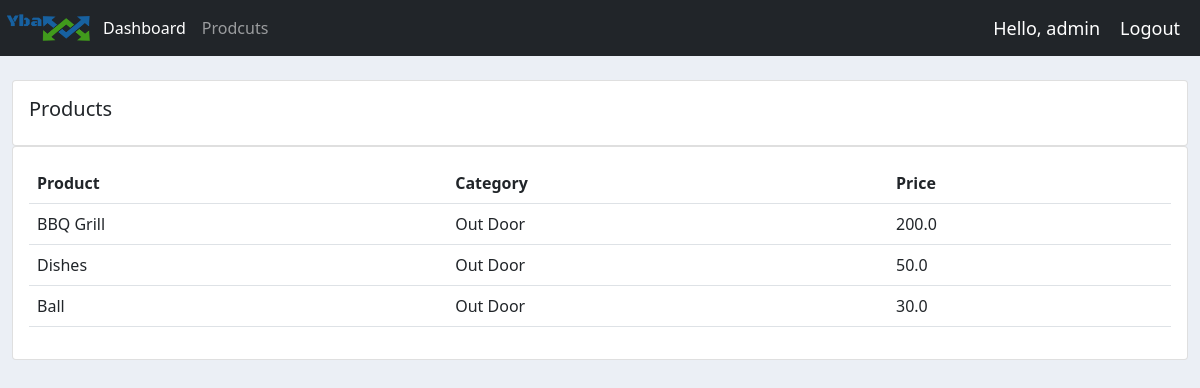
Screenshot of /products/ (signed in) with the database file from the repository.
### accounts/models.py (models this page shows)
class Product(models.Model):
	CATEGORY = (
		('Indoor',' Indoor'),
		('Out Door','Out Door'),
		)
	name = models.CharField(max_length=100, null=True)
	price = models.FloatField(null=True)
	category = models.CharField(max_length=100, null=True, choices=CATEGORY)
	description = models.CharField(max_length=100, null=True)
	date_created = models.DateTimeField(auto_now_add=True,null=True)
	tags = models.ManyToManyField(Tag)
	def __str__(self):
		return self.name

### accounts/views.py (the view)
# urls.py: path('products/', products, name='products'),
@login_required(login_url='login')
def products(request):
	products = Product.objects.all()
	return render(request, 'accounts/products.html', {'products':products})

### accounts/templates/accounts/products.html
{% extends 'accounts/base.html'  %}
{% block main %}
  <br>
  <div class="row">
    <div class="col-md">
      <div class="card card-body">
        <h5>Products</h5>
      </div>
      <div class="card card-body">
        <table class="table">
          <tr>
            <th>Product</th>
            <th>Category</th>
            <th>Price</th>
          </tr>
          {% for product in products %}
            <tr>
              <td>{{product}}</td>
              <td>{{product.category}}</td>
              <td>{{product.price}}</td>
            </tr>
          {% endfor %}
        </table>
      </div>
    </div>
  </div>
{% endblock main %}

### accounts/templates/accounts/navbar.html (shortened to what this page needs)
{% load static %}
<nav class="navbar navbar-expand-lg navbar-dark bg-dark">
   <a href="{% url 'home' %}" ><img src="{% static 'images/logo3.png' %}" style="height: 30px; width:95px;"></a>
    <div class="collapse navbar-collapse" id="navbarNav">
      <ul class="navbar-nav">
        <li class="nav-item">
          <a class="nav-link active" aria-current="page" href="{% url 'home' %}">Dashboard</a>
        </li>
        <li class="nav-item">
          <a class="nav-link" href="{% url 'products' %}">Prodcuts</a>
        </li>
      </ul>
    </div>
    <span class='hello-msg'>Hello, {{request.user}} </span>
    <span ><a class='hello-msg'  href="{% url 'logout' %}">Logout</a></span>
</nav>

### static/css/main.css (style rules this page uses)
body { background-color: #ebeff5; }

### accounts/templates/accounts/navbar.html (style rules this page uses)
.hello-msg { font-size: 18px; color: #fff; margin-right: 20px; text-decoration: none; }

### rows the page displays
Product: name "BBQ Grill", category "Out Door", price "200.0"
Product: name "Dishes", category "Out Door", price "50.0"
Product: name "Ball", category "Out Door", price "30.0"

### other values shown
{{ request.user }} "admin"
